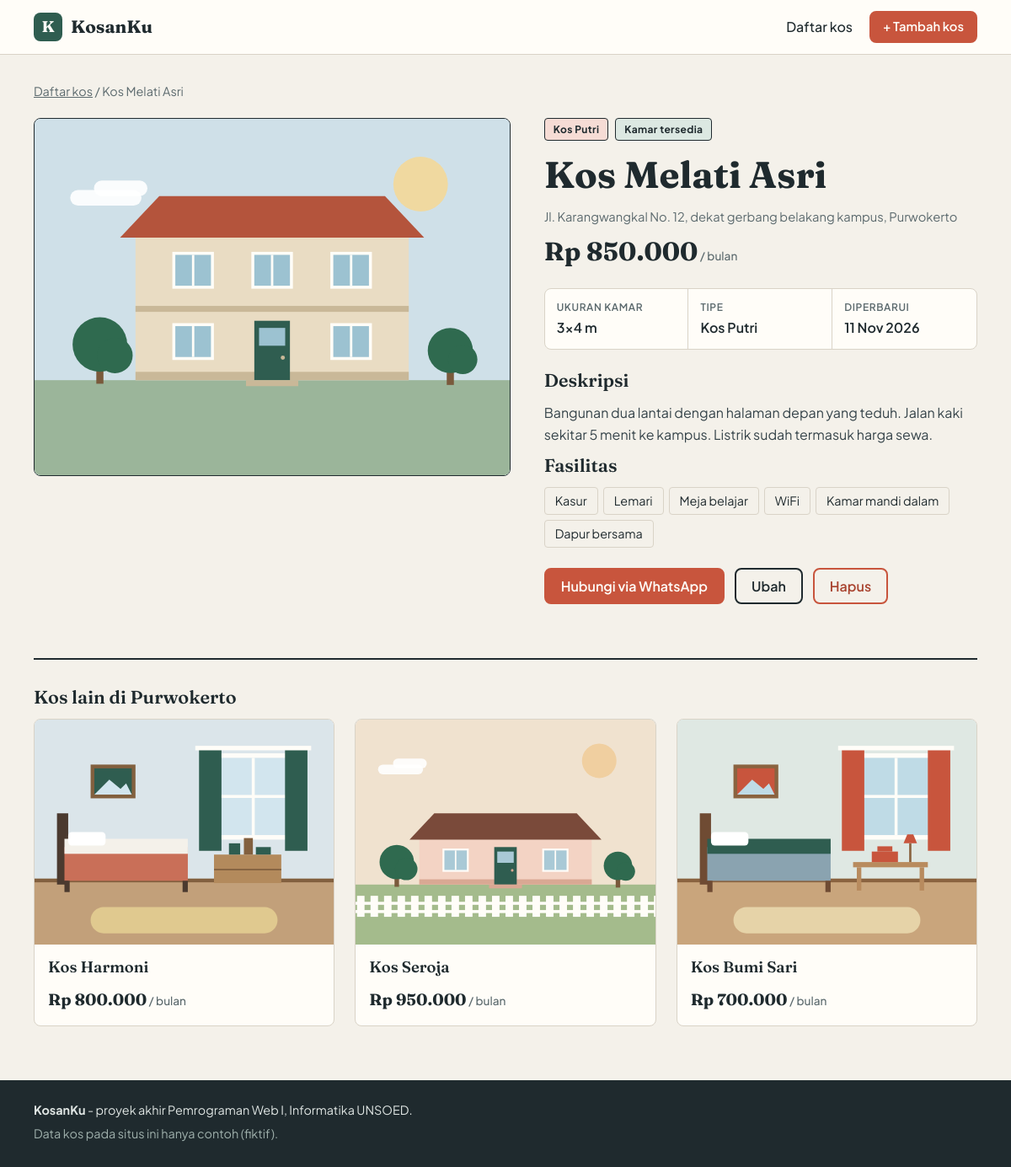
Page /api/detail.php?id=1 on the committed database.
### tables this page shows
CREATE TABLE kos (
    id          INT UNSIGNED NOT NULL AUTO_INCREMENT,
    nama        VARCHAR(100)  NOT NULL,
    alamat      VARCHAR(200)  NOT NULL,
    kota        VARCHAR(60)   NOT NULL,
    tipe        ENUM('putra','putri','campur') NOT NULL,
    harga       INT UNSIGNED  NOT NULL COMMENT 'harga sewa per bulan (rupiah)',
    ukuran      VARCHAR(20)   NOT NULL COMMENT 'contoh: 3x4 m',
    fasilitas   VARCHAR(255)  NOT NULL DEFAULT '' COMMENT 'dipisah koma',
    deskripsi   TEXT          NULL,
    kontak      VARCHAR(20)   NOT NULL,
    foto        VARCHAR(60)   NOT NULL DEFAULT 'kos-01.svg',
    tersedia    TINYINT(1)    NOT NULL DEFAULT 1,
    dibuat_pada DATETIME      NOT NULL DEFAULT CURRENT_TIMESTAMP,
    diubah_pada DATETIME      NOT NULL DEFAULT CURRENT_TIMESTAMP ON UPDATE CURRENT_TIMESTAMP,
    PRIMARY KEY (id),
    KEY idx_tipe (tipe),
    KEY idx_harga (harga),
    KEY idx_kota (kota)
);

### includes/helpers.php (called while the page is built, shortened)
<?php
function e(?string $teks): string
{
    return htmlspecialchars((string) $teks, ENT_QUOTES, 'UTF-8');
}
function rupiah(int $angka): string
{
    return 'Rp ' . number_format($angka, 0, ',', '.');
}
function label_tipe(string $tipe): string
{
    switch ($tipe) {
        case 'putri':
            return 'Kos Putri';
    }
}
function daftar_fasilitas(string $csv): array
{
    $hasil = [];
    foreach (explode(',', $csv) as $item) {
        $item = trim($item);
        if ($item !== '') {
            $hasil[] = $item;
        }
    }
    return $hasil;
}
function nomor_wa(string $kontak): string
{
    $digit = preg_replace('/\D+/', '', $kontak) ?? '';
    if (str_starts_with($digit, '0')) {
        return '62' . substr($digit, 1);
    }
    return $digit;
}

### includes/config.php (called while the page is built, shortened)
<?php
function env(string $nama, ?string $bawaan = null): ?string
{
    $nilai = getenv($nama);
    if ($nilai === false || $nilai === '') {
        $nilai = $_ENV[$nama] ?? $_SERVER[$nama] ?? null;
    }
    if ($nilai === null || $nilai === '') {
        return $bawaan;
    }
    return (string) $nilai;
}

### includes/auth.php (called while the page is built, shortened)
<?php
function auth_aktif(): bool
{
    return env('ADMIN_PASSWORD') !== null;
}
function sudah_masuk(): bool
{
    if (!auth_aktif()) {
        return true;
    }
    return token_valid((string) ($_COOKIE[COOKIE_SESI] ?? ''));
}

### api/detail.php (the view, shortened to what this page needs)
<?php
$id = (int) ($_GET['id'] ?? 0);
$pdo = db();
$stmt = $pdo->prepare('SELECT * FROM kos WHERE id = :id');
$stmt->execute([':id' => $id]);
$kos = $stmt->fetch();
$stmtLain = $pdo->prepare('SELECT id, nama, harga, foto, tipe FROM kos WHERE kota = :kota AND id <> :id ORDER BY ABS(harga - :harga) LIMIT 3');
$stmtLain->execute([':kota' => $kos['kota'], ':id' => $id, ':harga' => (int) $kos['harga']]);
$lainnya = $stmtLain->fetchAll();
$fasilitas = daftar_fasilitas($kos['fasilitas']);
$pesanWa   = rawurlencode('Halo, saya melihat ' . $kos['nama'] . ' di KosanKu. Apakah masih ada kamar kosong?');
$admin     = sudah_masuk();
require __DIR__ . '/../includes/header.php';
?>
<nav class="remah" aria-label="Jejak halaman"><a href="/">Daftar kos</a> <span aria-hidden="true">/</span> <span><?= e($kos['nama']) ?></span></nav>
<article class="detail">
    <div class="detail-foto">
        <img src="/assets/img/<?= e($kos['foto']) ?>" alt="Foto <?= e($kos['nama']) ?>" width="800" height="600">
    </div>
    <div class="detail-info">
        <div class="baris-lencana">
            <span class="lencana lencana-<?= e($kos['tipe']) ?>"><?= e(label_tipe($kos['tipe'])) ?></span>
            <?php if ((int) $kos['tersedia'] === 1): ?>
                <span class="lencana lencana-ada">Kamar tersedia</span>
            <?php else: ?>
                <span class="lencana lencana-penuh">Penuh</span>
            <?php endif; ?>
        </div>
        <h1><?= e($kos['nama']) ?></h1>
        <p class="alamat"><?= e($kos['alamat']) ?>, <?= e($kos['kota']) ?></p>
        <p class="harga harga-besar"><?= e(rupiah((int) $kos['harga'])) ?><span> / bulan</span></p>
        <dl class="spek">
            <div><dt>Ukuran kamar</dt><dd><?= e($kos['ukuran']) ?></dd></div>
            <div><dt>Tipe</dt><dd><?= e(label_tipe($kos['tipe'])) ?></dd></div>
            <div><dt>Diperbarui</dt><dd><?= e(date('d M Y', strtotime((string) $kos['diubah_pada']))) ?></dd></div>
        </dl>
        <?php if (trim((string) $kos['deskripsi']) !== ''): ?>
            <h2>Deskripsi</h2>
            <p class="deskripsi"><?= nl2br(e($kos['deskripsi'])) ?></p>
        <?php endif; ?>
        <h2>Fasilitas</h2>
        <ul class="chip-daftar chip-besar">
            <?php foreach ($fasilitas as $f): ?>
                <li><?= e($f) ?></li>
            <?php endforeach; ?>
        </ul>
        <div class="aksi">
            <a class="tombol" href="https://wa.me/<?= e(nomor_wa($kos['kontak'])) ?>?text=<?= $pesanWa ?>" target="_blank" rel="noopener">Hubungi via WhatsApp</a>
            <?php if ($admin): ?>
                <a class="tombol tombol-garis" href="/ubah/<?= (int) $kos['id'] ?>">Ubah</a>
                <button class="tombol tombol-bahaya" type="button" data-buka-hapus>Hapus</button>
            <?php endif; ?>
        </div>
    </div>
</article>
<?php if (count($lainnya) > 0): ?>
    <section class="lainnya">
        <h2>Kos lain di <?= e($kos['kota']) ?></h2>
        <ul class="grid grid-kecil">
            <?php foreach ($lainnya as $k): ?>
                <li class="kartu">
                    <a class="kartu-foto" href="/kos/<?= (int) $k['id'] ?>">
                        <img src="/assets/img/<?= e($k['foto']) ?>" alt="Foto <?= e($k['nama']) ?>" width="800" height="600" loading="lazy">
                    </a>
                    <div class="kartu-isi">
                        <h3><a href="/kos/<?= (int) $k['id'] ?>"><?= e($k['nama']) ?></a></h3>
                        <p class="harga"><?= e(rupiah((int) $k['harga'])) ?><span> / bulan</span></p>
                    </div>
                </li>
            <?php endforeach; ?>
        </ul>
    </section>
<?php endif; ?>
<?php require __DIR__ . '/../includes/footer.php'; ?>

### public/assets/css/style.css (style rules this page uses)
:root { --kertas: #f4f1ea; --putih: #fffdf8; --tinta: #1f2a2e; --redup: #5c6a6e; --garis: #d9d3c7; --hijau: #2f5d50; --hijau-tua: #244a3f; --hijau-muda: #dce8e2; --terakota: #c8553d; --terakota-tua: #a94430; --kuning: #f0d9a0; --biru-muda: #d8e4ea; --merah-muda: #f6dcd5; --radius: 8px; --font-isi: "Plus Jakarta Sans", system-ui, -apple-system, "Segoe UI", sans-serif; --font-judul: "Fraunces", Georgia, "Times New Roman", serif; }
*, *::before, *::after { box-sizing: border-box; }
html { -webkit-text-size-adjust: 100%; }
body { margin: 0; background: var(--kertas); color: var(--tinta); font-family: var(--font-isi); font-size: 16px; line-height: 1.6; display: flex; flex-direction: column; min-height: 100vh; }
img { max-width: 100%; height: auto; display: block; }
h1, h2, h3 { font-family: var(--font-judul); line-height: 1.2; margin: 0 0 12px; color: var(--tinta); }
h1 { font-size: clamp(1.9rem, 4vw, 2.75rem); font-weight: 700; }
h2 { font-size: 1.35rem; font-weight: 600; }
h3 { font-size: 1.1rem; font-weight: 600; }
p { margin: 0 0 12px; }
a { color: var(--hijau); }
.tombol { display: inline-flex; align-items: center; justify-content: center; gap: 6px; background: var(--terakota); color: var(--putih); border: 2px solid var(--terakota); padding: 10px 18px; border-radius: var(--radius); font: inherit; font-weight: 600; text-decoration: none; cursor: pointer; line-height: 1.2; transition: background-color .15s, color .15s, border-color .15s; }
.tombol-garis { background: transparent; color: var(--tinta); border-color: var(--tinta); }
.tombol-bahaya { background: transparent; color: var(--terakota-tua); border-color: var(--terakota); }
.grid { list-style: none; padding: 0; margin: 0; display: grid; grid-template-columns: repeat(3, 1fr); gap: 24px; }
.grid-kecil { grid-template-columns: repeat(3, 1fr); }
.kartu { background: var(--putih); border: 1px solid var(--garis); border-radius: var(--radius); overflow: hidden; display: flex; flex-direction: column; transition: transform .15s, border-color .15s; }
.kartu-foto { position: relative; display: block; background: var(--biru-muda); aspect-ratio: 4 / 3; }
.kartu-foto img { width: 100%; height: 100%; object-fit: cover; }
.kartu-isi { padding: 16px; display: flex; flex-direction: column; gap: 8px; flex: 1; }
.kartu-isi h2, .kartu-isi h3 { margin: 0; font-size: 1.15rem; }
.kartu-isi h2 a, .kartu-isi h3 a { color: var(--tinta); text-decoration: none; }
.alamat { color: var(--redup); font-size: .92rem; margin: 0; }
.harga { font-family: var(--font-judul); font-weight: 700; font-size: 1.2rem; margin: auto 0 0; padding-top: 4px; }
.harga span { font-family: var(--font-isi); font-size: .85rem; font-weight: 500; color: var(--redup); }
.harga-besar { font-size: 1.9rem; margin-bottom: 20px; }
.lencana { display: inline-block; padding: 3px 10px; border-radius: 4px; font-size: .75rem; font-weight: 700; letter-spacing: .03em; border: 1.5px solid var(--tinta); background: var(--putih); color: var(--tinta); }
.lencana-putri { background: var(--merah-muda); }
.lencana-ada { background: var(--hijau-muda); }
.chip-daftar { list-style: none; padding: 0; margin: 0; display: flex; flex-wrap: wrap; gap: 6px; }
.chip-daftar li { background: var(--kertas); border: 1px solid var(--garis); border-radius: 4px; padding: 2px 8px; font-size: .8rem; color: var(--redup); }
.chip-besar li { font-size: .9rem; padding: 4px 12px; color: var(--tinta); }
.remah { font-size: .9rem; color: var(--redup); margin-bottom: 20px; }
.remah a { color: var(--redup); }
.detail { display: grid; grid-template-columns: 1.1fr 1fr; gap: 40px; align-items: start; }
.detail-foto { border: 1.5px solid var(--tinta); border-radius: var(--radius); overflow: hidden; background: var(--biru-muda); }
.baris-lencana { display: flex; gap: 8px; margin-bottom: 14px; }
.spek { display: grid; grid-template-columns: repeat(3, 1fr); margin: 0 0 24px; border: 1px solid var(--garis); border-radius: var(--radius); background: var(--putih); }
.spek > div { padding: 12px 14px; border-right: 1px solid var(--garis); }
.spek > div:last-child { border-right: 0; }
.spek dt { font-size: .75rem; color: var(--redup); text-transform: uppercase; letter-spacing: .05em; font-weight: 600; }
.spek dd { margin: 2px 0 0; font-weight: 600; }
.deskripsi { color: #36444a; }
.aksi { display: flex; flex-wrap: wrap; gap: 12px; margin-top: 24px; }
.lainnya { margin-top: 64px; padding-top: 32px; border-top: 2px solid var(--tinta); }

### rows in the picture
kos: nama "Kos Melati Asri", foto (picture), tipe "Kos Putri", alamat "Jl. Karangwangkal No. 12, dekat gerbang belakang kampus", kota "Purwokerto", harga "Rp 850.000", ukuran "3x4 m", diubah_pada "11 Nov 2026", deskripsi "Bangunan dua lantai dengan halaman depan yang teduh. Jalan kaki sekitar 5 menit ke kampus. Listrik sudah termasuk harga sewa.", fasilitas "Kasur", fasilitas "Lemari", fasilitas "Meja belajar", fasilitas "WiFi", fasilitas "Kamar mandi dalam", fasilitas "Dapur bersama"
kos: foto (picture), nama "Kos Harmoni", harga "Rp 800.000"
kos: foto (picture), nama "Kos Seroja", harga "Rp 950.000"
kos: foto (picture), nama "Kos Bumi Sari", harga "Rp 700.000"

### other values in the picture
NAMA_SITUS "KosanKu"
